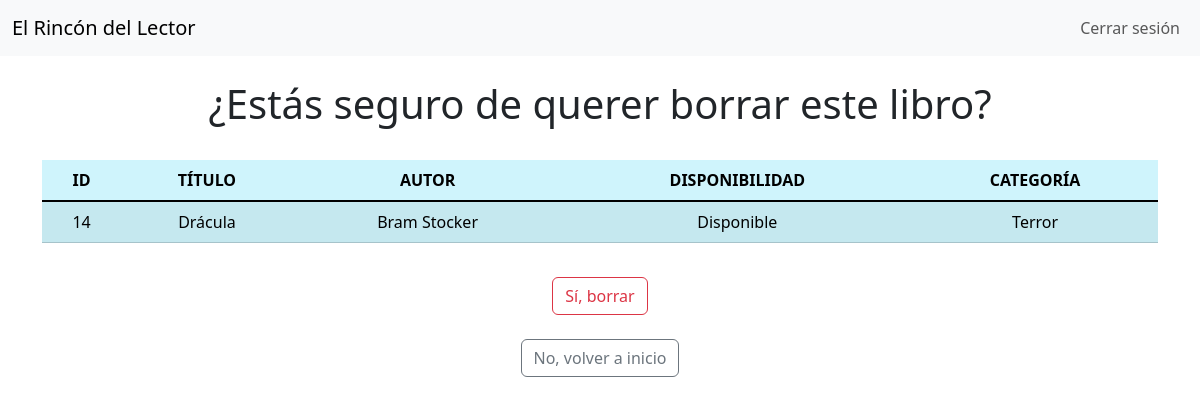
The app's page /catalogo/libros/borrar/14/ (signed in) with its own data.
### catalogo/models.py (models this page shows, shortened)
class Libro(models.Model):
    titulo = models.CharField(max_length=100)
    autor = models.CharField(max_length=100)
    disponible = models.BooleanField(default=True)
    categoria = models.ForeignKey(Categoria, on_delete=models.CASCADE)

class Categoria (models.Model):
    nombre = models.CharField(max_length=100, unique=True)
    descripcion = models.TextField(null=True)
    def __str__(self):
        return f"{self.nombre}"

### catalogo/views.py (the view)
# urls.py: path('libros/borrar/<int:id>/', v.libros_borrar, name='libros.borrar'),
@login_required
def libros_borrar(request, id):
    libro=Libro.objects.get(id=id)
    if request.method == 'POST':
        libro.delete()
        messages.success(request, "El libro se borró con éxito.")
        return redirect('catalogo.index')
    elif not libro.disponible:
        messages.error(request, "Actualmente no se puede borrar el libro indicado porque está prestado.")
        return redirect('catalogo.index')
    return render(request, 'catalogo/libros/borrar.html', {'libro': libro})

### catalogo/templates/catalogo/libros/borrar.html (shortened to what this page needs)
{% extends 'proyecto/layout.html' %}
{% block contenido %}
    <h1 style="text-align:center">¿Estás seguro de querer borrar este libro?</h1>
    <table class="table table-info table-striped" style="margin:auto">
        <thead>
            <tr>
                <th>ID</th>
                <th>TÍTULO</th>
                <th>AUTOR</th>
                <th>DISPONIBILIDAD</th>
                <th>CATEGORÍA</th>
            </tr>
        </thead>
        <tbody class="table-group-divider">
            <tr>
                <td>{{ libro.id }}</td>
                <td>{{ libro.titulo }}</td>
                <td>{{ libro.autor }}</td>
                <td>{% if libro.disponible %}
                        Disponible
                    {% else %}
                        No disponible
                    {% endif %}
                </td>
                <td>{{ libro.categoria }}</td>
            </tr>
        </tbody>
    </table>
{% endblock %}
{% block formulario %}
    <form action="{% url 'libros.borrar' libro.id %}" method="post">
        <div class="centrarBotones">
            <input type="submit" class="btn btn-outline-danger" value="Sí, borrar">
        </div>
    </form>
    <div class="centrarBotones">
        <a class="nav-link" href="{% url 'catalogo.index' %}"><button class="btn btn-outline-secondary">No, volver a inicio</button></a>
    </div>
{% endblock %}

### static/css/footer.css (style rules this page uses)
a { text-decoration: none; }

### static/css/formulario.css (style rules this page uses)
.centrarBotones { display: flex; justify-content: center; }

### records on screen
Libro: id "14", titulo "Drácula", autor "Bram Stocker", categoria "Terror"
